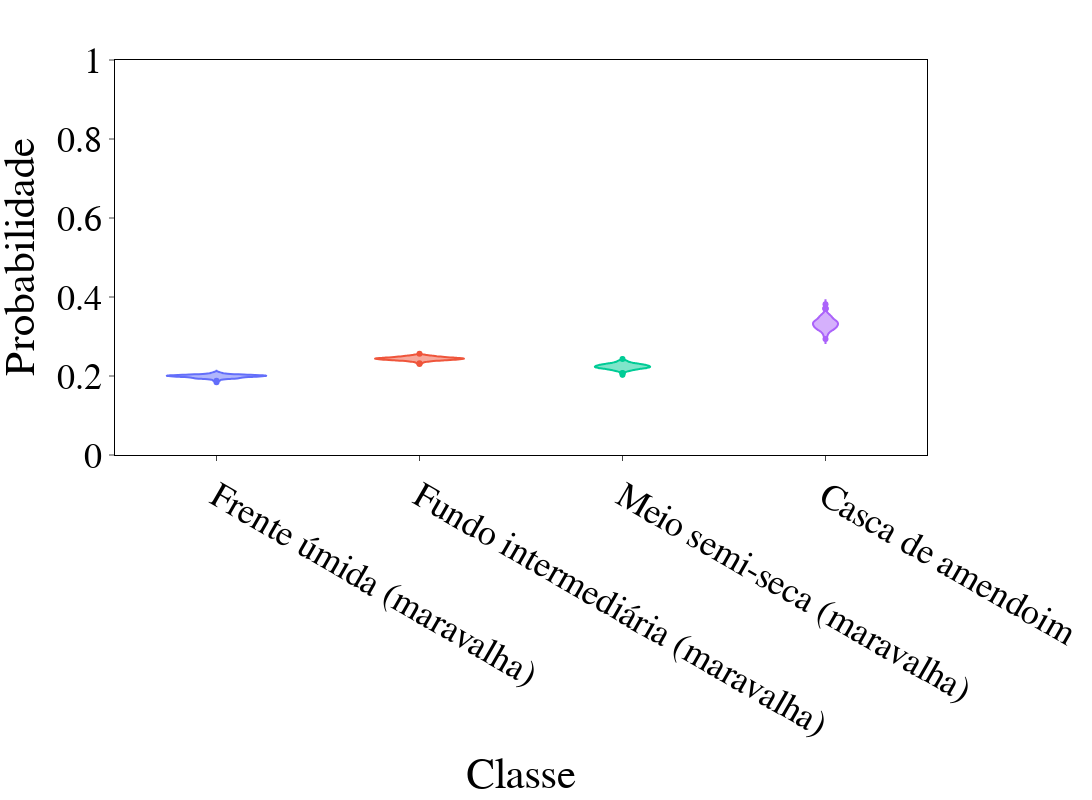

Write notebook code for a chart like this one.
### Code cell
csv_filename = 'resnet50v2-mod_predictions.csv'
df = pd.read_csv(csv_filename)

df.rename(columns={'Frente+Umida':'Frente úmida (maravalha)', 'Fundo+Intermediaria':'Fundo intermediária (maravalha)', 'Meio+Seca':'Meio semi-seca (maravalha)', 'camendoim6sCenL1':"Casca de amendoim"}, inplace=True)

df_melted = pd.melt(df, value_vars=df.columns[1:], var_name='Class', value_name='Probability')

fig = px.violin(df_melted, x='Class', y='Probability', color='Class',
                labels={'Probability': 'Probabilidade', 'Class': 'Classe'},
                )

fig.update_layout(height=800, width=2000)
fig.update_layout(yaxis=dict(range=[0, 1]))
fig.update_layout(
    plot_bgcolor='white',
    font=dict(family='Times', size=36, color='black')  
)
fig.update_xaxes(
    mirror=True,
    ticks='outside',
    showline=True,
    linecolor='black',
    gridcolor='lightgrey',
    showgrid=False 
)
fig.update_yaxes(
    mirror=True,
    ticks='outside',
    showline=True,
    linecolor='black',
    gridcolor='lightgrey',
    showgrid=False  
)

fig.update_traces(showlegend=False)

fig.show()

### Figure 1 — Plotly figure (JSON) as saved in the notebook; plotly's stock layout.template omitted (floating-point values rounded to 4 significant figures; data arrays with more than 128 entries replaced by an {"elided": "..."} marker saying what was removed)
{"data": [{"alignmentgroup": "True", "box": {"visible": false}, "hovertemplate": "Classe=%{x}<br>Probabilidade=%{y}<extra></extra>", "legendgroup": "Frente úmida (maravalha)", "marker": {"color": "#636efa"}, "name": "Frente úmida (maravalha)", "offsetgroup": "Frente úmida (maravalha)", "orientation": "v", "scalegroup": "True", "showlegend": false, "type": "violin", "x": {"elided": "200 str values"}, "x0": " ", "xaxis": "x", "y": {"elided": "200 float values"}, "y0": " ", "yaxis": "y"}, {"alignmentgroup": "True", "box": {"visible": false}, "hovertemplate": "Classe=%{x}<br>Probabilidade=%{y}<extra></extra>", "legendgroup": "Fundo intermediária (maravalha)", "marker": {"color": "#EF553B"}, "name": "Fundo intermediária (maravalha)", "offsetgroup": "Fundo intermediária (maravalha)", "orientation": "v", "scalegroup": "True", "showlegend": false, "type": "violin", "x": {"elided": "200 str values"}, "x0": " ", "xaxis": "x", "y": {"elided": "200 float values"}, "y0": " ", "yaxis": "y"}, {"alignmentgroup": "True", "box": {"visible": false}, "hovertemplate": "Classe=%{x}<br>Probabilidade=%{y}<extra></extra>", "legendgroup": "Meio semi-seca (maravalha)", "marker": {"color": "#00cc96"}, "name": "Meio semi-seca (maravalha)", "offsetgroup": "Meio semi-seca (maravalha)", "orientation": "v", "scalegroup": "True", "showlegend": false, "type": "violin", "x": {"elided": "200 str values"}, "x0": " ", "xaxis": "x", "y": {"elided": "200 float values"}, "y0": " ", "yaxis": "y"}, {"alignmentgroup": "True", "box": {"visible": false}, "hovertemplate": "Classe=%{x}<br>Probabilidade=%{y}<extra></extra>", "legendgroup": "Casca de amendoim", "marker": {"color": "#ab63fa"}, "name": "Casca de amendoim", "offsetgroup": "Casca de amendoim", "orientation": "v", "scalegroup": "True", "showlegend": false, "type": "violin", "x": {"elided": "200 str values"}, "x0": " ", "xaxis": "x", "y": {"elided": "200 float values"}, "y0": " ", "yaxis": "y"}], "layout": {"font": {"color": "black", "family": "Times", "size": 36}, "height": 800, "legend": {"title": {"text": "Classe"}, "tracegroupgap": 0}, "margin": {"t": 60}, "plot_bgcolor": "white", "violinmode": "overlay", "width": 2000, "xaxis": {"anchor": "y", "categoryarray": ["Frente úmida (maravalha)", "Fundo intermediária (maravalha)", "Meio semi-seca (maravalha)", "Casca de amendoim"], "categoryorder": "array", "domain": [0, 1], "gridcolor": "lightgrey", "linecolor": "black", "mirror": true, "showgrid": false, "showline": true, "ticks": "outside", "title": {"text": "Classe"}}, "yaxis": {"anchor": "x", "domain": [0, 1], "gridcolor": "lightgrey", "linecolor": "black", "mirror": true, "range": [0, 1], "showgrid": false, "showline": true, "ticks": "outside", "title": {"text": "Probabilidade"}}}}
